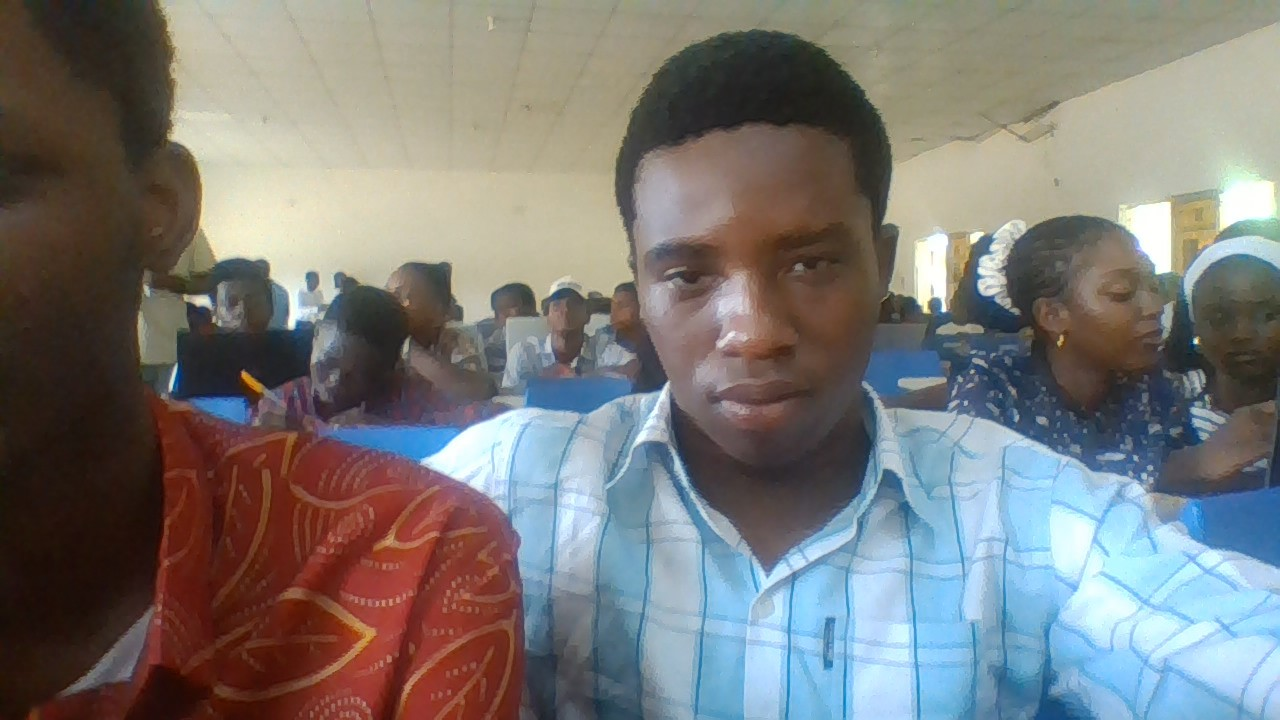
#> input picture WIN_20250702_11_43_49_Pro.jpg, 1280 x 720 px
$ python main.py
#> lines starting #> are read from the running program, lines starting #| are printed output that depends on the picture; after the words box and inside, x2 and y2 are one past the last pixel; in counts of white or black regions, pixels touching at a corner belong together
import cv2

face_haar_cascade = cv2.CascadeClassifier('../opencv2/haarcascade_frontalface_default.xml')
image = cv2.imread('WIN_20250702_11_43_49_Pro.jpg')
#> image is the input picture: shape (720, 1280, 3); mean B, G, R 119, 121.1, 122.5
grey = cv2.cvtColor(image, cv2.COLOR_BGR2GRAY)
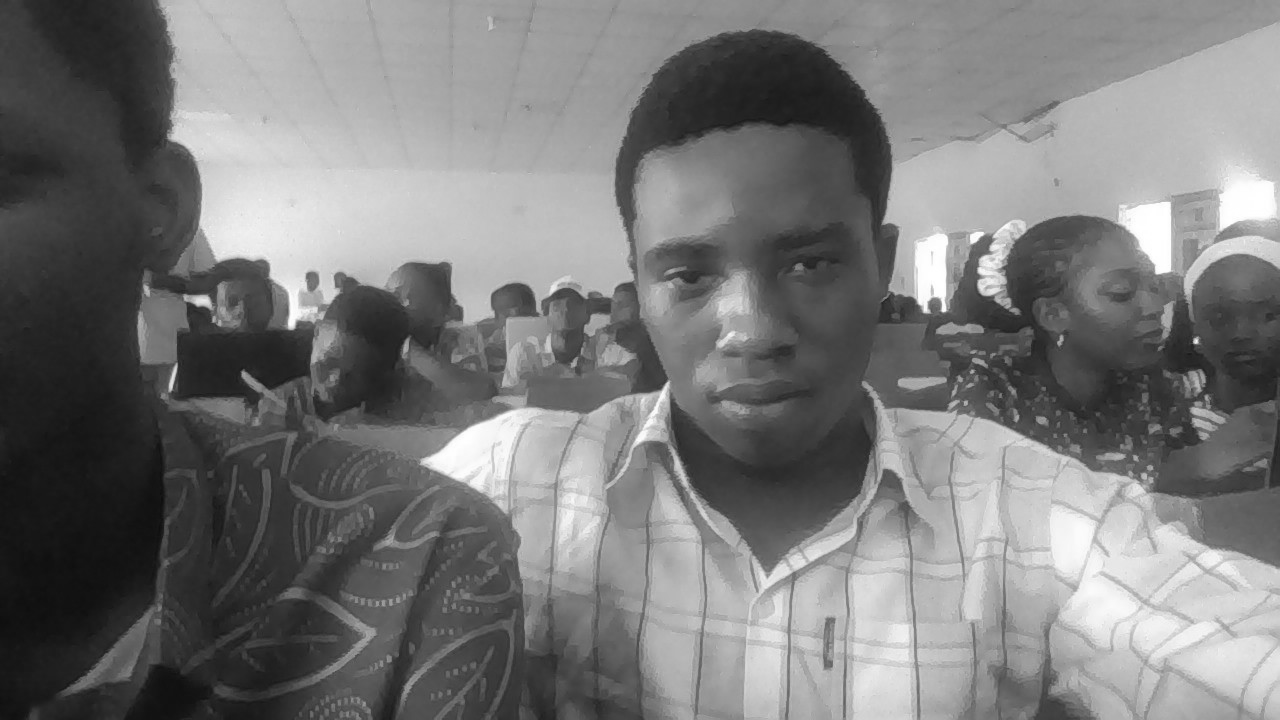
#> grey: shape (720, 1280); min 14, max 255, mean 121.3
cv2.imshow('grey', grey)
cv2.waitKey()

faces = face_haar_cascade.detectMultiScale(grey, 1.1, 4)
#> faces = [[973, 265, 32, 32], [786, 636, 45, 45], [550, 489, 54, 54], [994, 612, 55, 55], [1001, 631, 49, 49], [601, 152, 301, 301]]

for (x, y, w, h) in faces:
    cv2.rectangle(image, (x, y), (x+w, y+h), (0, 255, 0), 5)
#> this loop made 6 passes
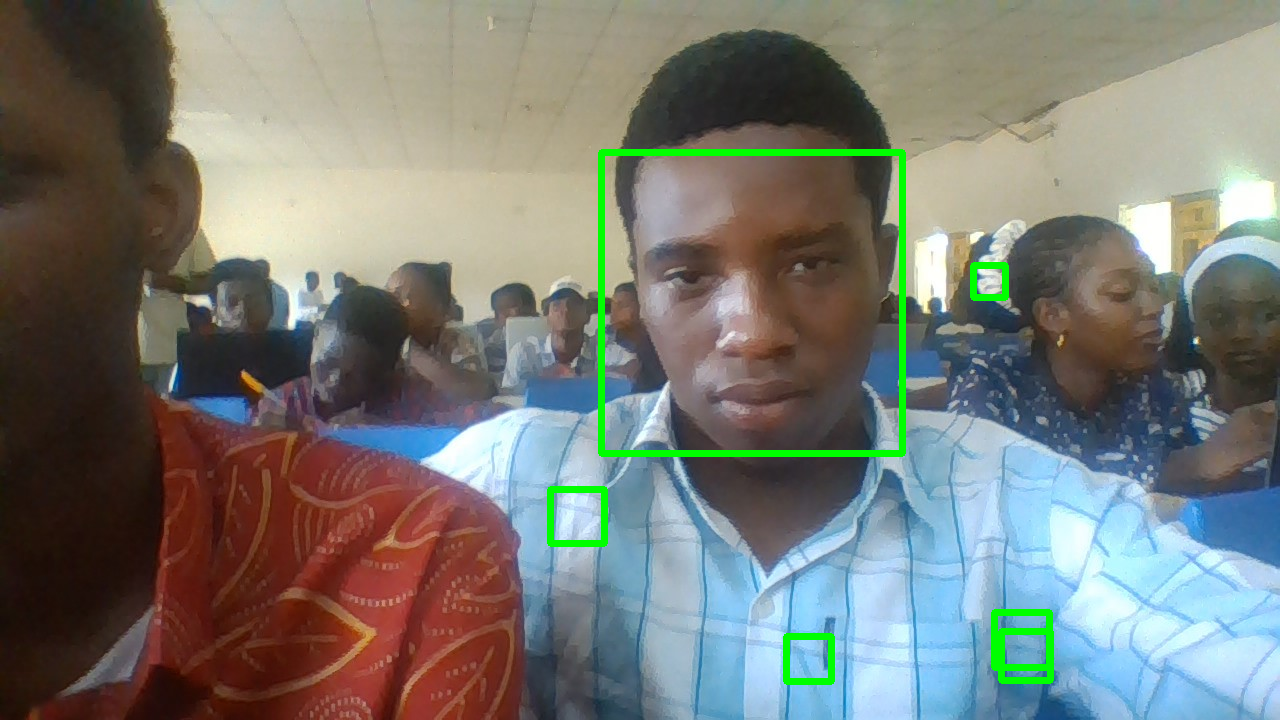
#> image: shape (720, 1280, 3); 1.58% of pixels changed, all inside (x1, y1, x2, y2) = (547, 149, 1054, 685)
cv2.imshow('image', image)
cv2.waitKey(0)
cv2.destroyAllWindows()
